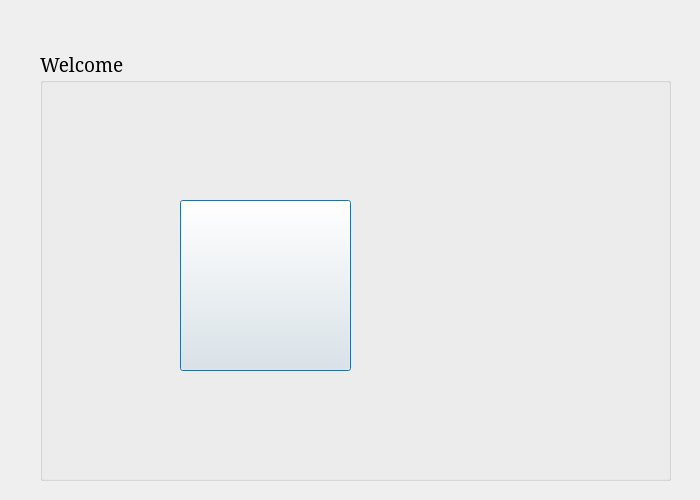
<?xml version="1.0" encoding="UTF-8"?>
<ui version="4.0">
 <class>welcome_window</class>
 <widget class="QDialog" name="welcome_window">
  <property name="geometry">
   <rect>
    <x>0</x>
    <y>0</y>
    <width>700</width>
    <height>500</height>
   </rect>
  </property>
  <property name="windowTitle">
   <string>Dialog</string>
  </property>
  <property name="styleSheet">
   <string notr="true">background-image: url(:/back2.png);</string>
  </property>
  <widget class="QGroupBox" name="groupBox">
   <property name="geometry">
    <rect>
     <x>40</x>
     <y>50</y>
     <width>631</width>
     <height>431</height>
    </rect>
   </property>
   <property name="font">
    <font>
     <family>MS Serif</family>
     <pointsize>14</pointsize>
    </font>
   </property>
   <property name="title">
    <string>Welcome</string>
   </property>
   <widget class="QPushButton" name="pushButton">
    <property name="geometry">
     <rect>
      <x>140</x>
      <y>150</y>
      <width>171</width>
      <height>171</height>
     </rect>
    </property>
    <property name="styleSheet">
     <string notr="true">image: url(:/client.png);</string>
    </property>
    <property name="text">
     <string/>
    </property>
   </widget>
  </widget>
 </widget>
 <resources/>
 <connections/>
</ui>
